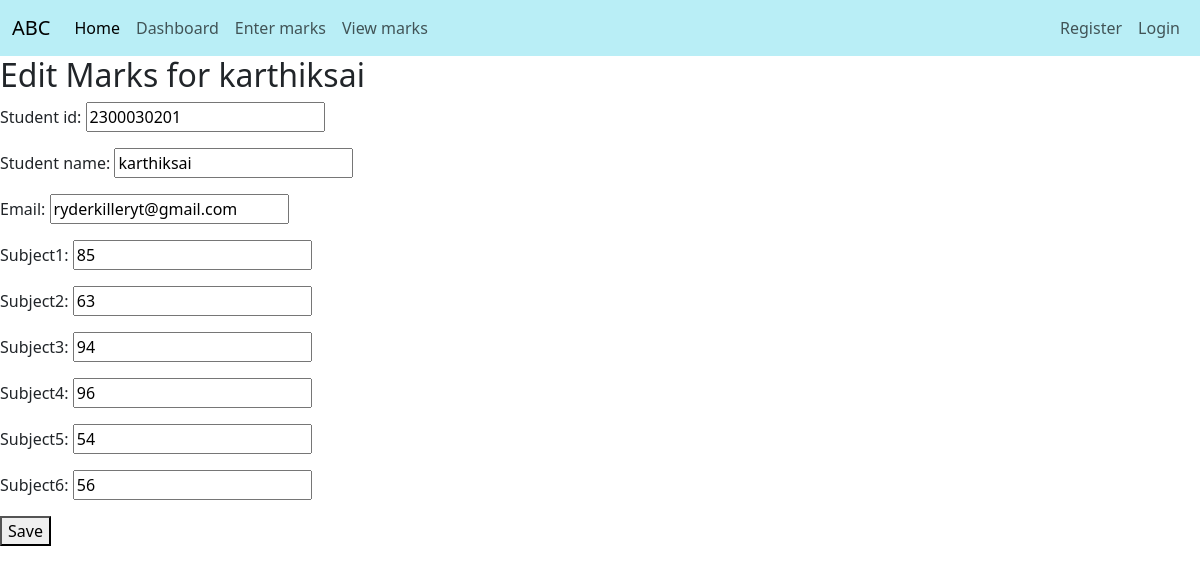
/teacherapp/edit_marks/3/, run on the app's committed database.
### teacherapp/models.py (models this page shows, shortened)
class StudentMark(models.Model):
    student_id = models.CharField(max_length=20, unique=True)
    student_name = models.CharField(max_length=100)
    email = models.EmailField()  # Add email field
    subject1 = models.IntegerField()
    subject2 = models.IntegerField()
    subject3 = models.IntegerField()
    subject4 = models.IntegerField()
    subject5 = models.IntegerField()
    subject6 = models.IntegerField()

### teacherapp/views.py (the view)
# urls.py: path('edit_marks/<int:pk>/', views.edit_marks, name='edit_marks'),
def edit_marks(request, pk):
    student = get_object_or_404(StudentMark, pk=pk)
    if request.method == 'POST':
        form = StudentMarkForm(request.POST, instance=student)
        if form.is_valid():
            form.save()
            return redirect('view_marks')
    else:
        form = StudentMarkForm(instance=student)
    return render(request, 'teacherapp/edit_marks.html', {'form': form, 'student': student})

### teacherapp/forms.py
class StudentMarkForm(forms.ModelForm):
    class Meta:
        model = StudentMark
        fields = ['student_id', 'student_name', 'email', 'subject1', 'subject2', 'subject3', 'subject4', 'subject5', 'subject6']

### templates/teacherapp/edit_marks.html (shortened to what this page needs)
{% extends 'Navbar/teachernavbar.html' %}
{% load static %}
{% block body %}
  <h2>Edit Marks for {{ student.student_name }}</h2>
  <form method="post">
    {{ form.as_p }}
    <button type="submit">Save</button>
  </form>
{% endblock %}

### data on the page
StudentMark: student_name "karthiksai", student_id "2300030201", email "ryderkilleryt@gmail.com", subject1 "85", subject2 "63", subject3 "94", subject4 "96", subject5 "54", subject6 "56"
